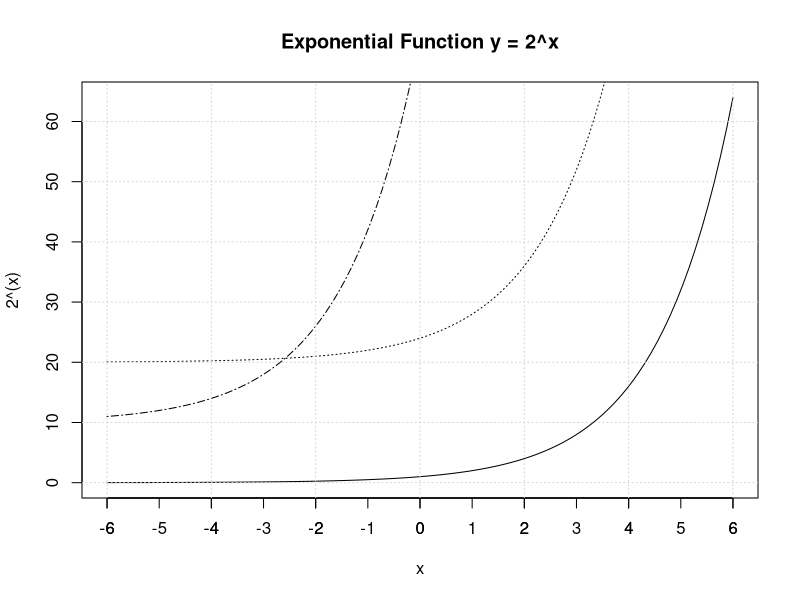

This figure's R source:
## Exponential Function
curve(2^(x), -6, 6, lty = "solid")
curve(2^(x+6) + 10, -6, 6, add=TRUE, lty="1373")
curve(2^(x + 2)+20, -6, 6, add=TRUE, lty = "dotted") 
title(main = "Exponential Function y = 2^x")
Axis(x=-6:6, at=-6:6, side=1)
grid()
savePlot ("ExpFunc", "jpg")
